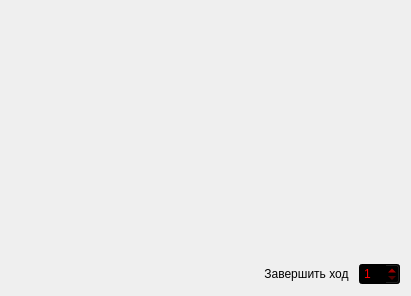
<?xml version="1.0" encoding="UTF-8"?>
<ui version="4.0">
 <class>Game</class>
 <widget class="QWidget" name="Game">
  <property name="geometry">
   <rect>
    <x>0</x>
    <y>0</y>
    <width>411</width>
    <height>296</height>
   </rect>
  </property>
  <property name="windowTitle">
   <string>Игра</string>
  </property>
  <property name="autoFillBackground">
   <bool>true</bool>
  </property>
  <layout class="QVBoxLayout" name="verticalLayout">
   <item>
    <widget class="GameField" name="field" native="true">
     <property name="sizePolicy">
      <sizepolicy hsizetype="Expanding" vsizetype="Expanding">
       <horstretch>0</horstretch>
       <verstretch>0</verstretch>
      </sizepolicy>
     </property>
    </widget>
   </item>
   <item>
    <layout class="QHBoxLayout" name="controls">
     <property name="sizeConstraint">
      <enum>QLayout::SetMinimumSize</enum>
     </property>
     <item>
      <spacer name="horizontalSpacer">
       <property name="orientation">
        <enum>Qt::Horizontal</enum>
       </property>
       <property name="sizeHint" stdset="0">
        <size>
         <width>40</width>
         <height>20</height>
        </size>
       </property>
      </spacer>
     </item>
     <item>
      <widget class="QPushButton" name="endTurnBtn">
       <property name="text">
        <string>Завершить ход</string>
       </property>
       <property name="default">
        <bool>true</bool>
       </property>
       <property name="flat">
        <bool>true</bool>
       </property>
      </widget>
     </item>
     <item>
      <widget class="QSpinBox" name="turnWeight">
       <property name="styleSheet">
        <string notr="true">background-color: rgb(0, 0, 0);
color: rgb(255, 0, 0);</string>
       </property>
       <property name="minimum">
        <number>1</number>
       </property>
       <property name="maximum">
        <number>10</number>
       </property>
      </widget>
     </item>
    </layout>
   </item>
  </layout>
 </widget>
 <customwidgets>
  <customwidget>
   <class>GameField</class>
   <extends>QWidget</extends>
   <header>gamefield.h</header>
   <container>1</container>
  </customwidget>
 </customwidgets>
 <resources/>
 <connections/>
</ui>
